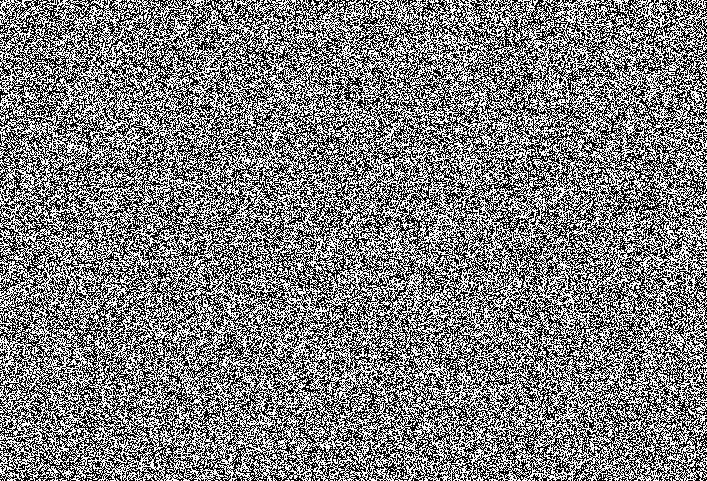
#> input picture data/Piano/mask.png, 707 x 481 px
$ python gen_mask.py --input data/Piano/mask.png
#> lines starting #> are read from the running program, lines starting #| are printed output that depends on the picture
import os
import argparse
import cv2
import numpy as np


def parse_args():
    parser = argparse.ArgumentParser(description='depthInpainting')

    parser.add_argument('--input', default='', type=str)
    parser.add_argument('--output_mask', default='./mask.png', type=str)
    parser.add_argument('--output_missing', default='./missing.png', type=str)
    parser.add_argument('--missing_rate', default=0.5, type=float)

    args = parser.parse_args()
    return args

def main(args):
    img = cv2.imread(args.input, flags=cv2.IMREAD_GRAYSCALE)
#> img: shape (481, 707); 49.8% white in thin lines or dots
    mask = (np.random.uniform(0, 1, size=img.shape) > args.missing_rate).astype(np.uint8)
    missing = img * mask
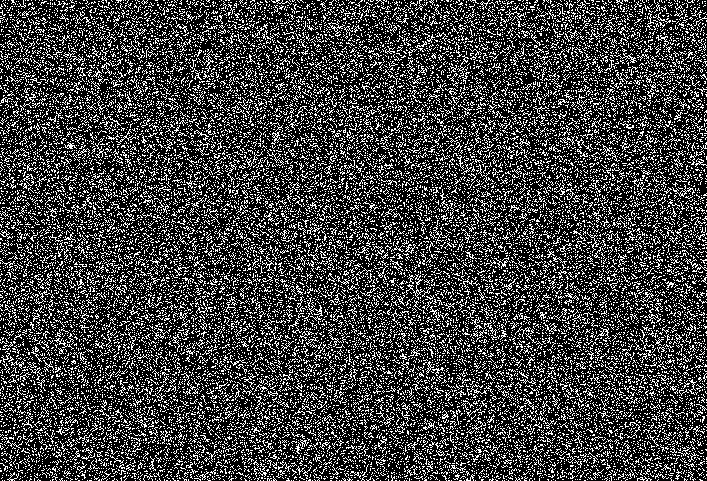
#> missing: shape (481, 707); 24.9% white in thin lines or dots

    os.makedirs(os.path.dirname(args.output_mask), exist_ok=True)
    os.makedirs(os.path.dirname(args.output_missing), exist_ok=True)

    cv2.imwrite(args.output_mask, mask * 255)
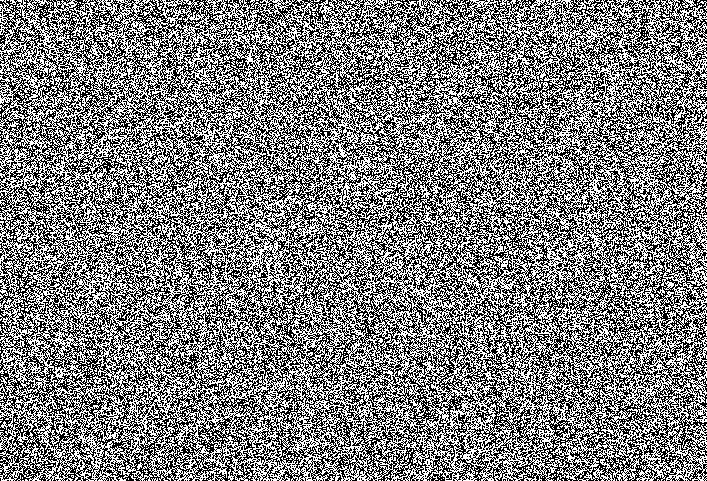
#> saved as mask.png: shape (481, 707); 50% white in thin lines or dots
    cv2.imwrite(args.output_missing, missing)


if __name__ == '__main__':
    args = parse_args()
    main(args)
